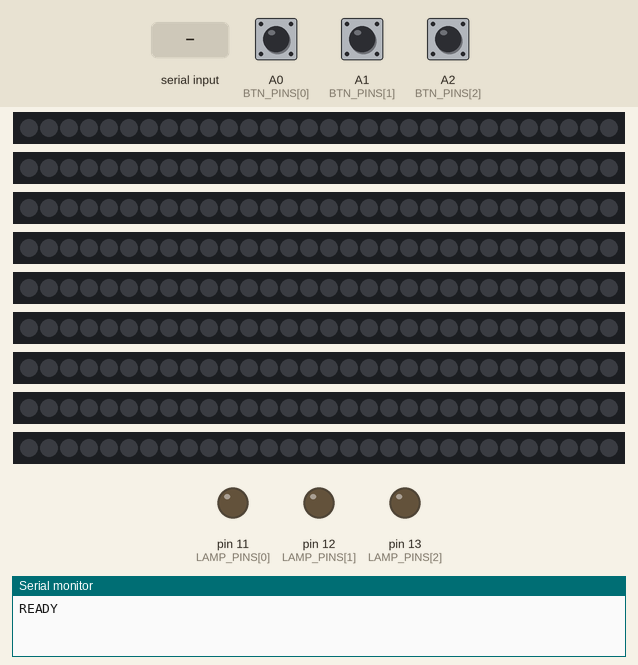
Recording of a program running on a simulated Arduino Uno, built with avr-gcc and run on an emulated ATmega328P. On the bench: 9 × 30 RGB LEDs in strip order, left to right, output pins drawn as LEDs (lit = HIGH), the last lines printed to the serial monitor. The inputs (shaded band) are chosen by the test bench; at power-on: A0 (BTN_PINS[0]) HIGH, A1 (BTN_PINS[1]) HIGH, A2 (BTN_PINS[2]) HIGH.

Above: at 1.8 s.
1.9 s: A0 (BTN_PINS[0]) pulled LOW for 0.15 s
At 2.6 s:
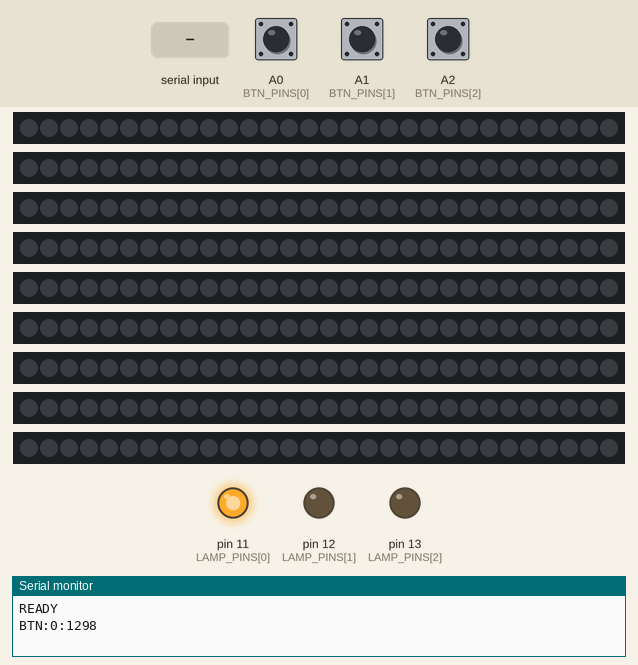
5.0 s: "ROUND2:START\n" received over Serial
At 6.2 s:
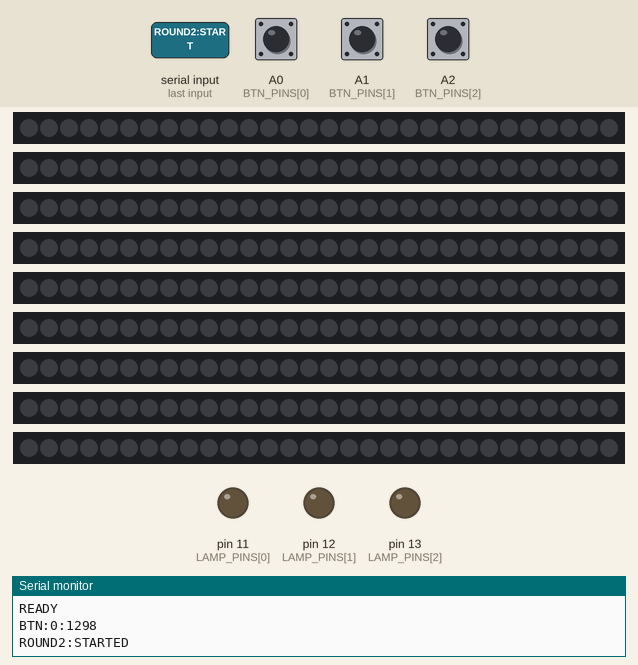
6.5 s: A1 (BTN_PINS[1]) pulled LOW for 0.15 s
At 7.3 s:
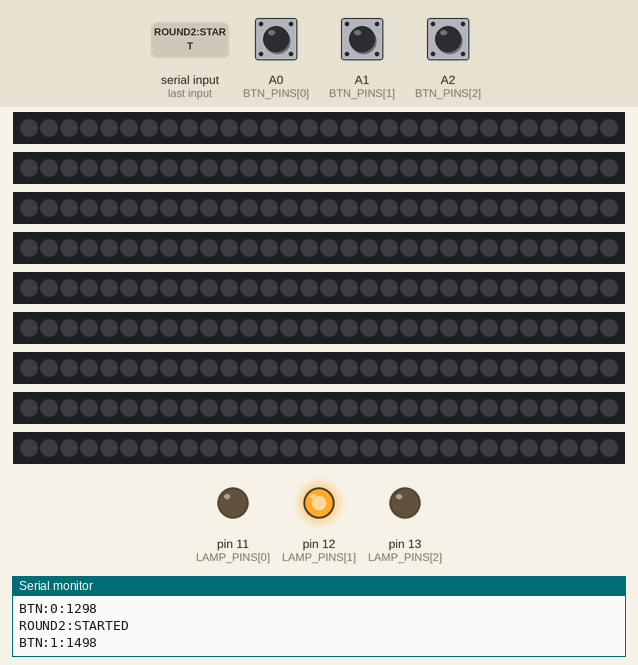
9.6 s: "ROUND2:STOP\n" received over Serial
At 10.9 s:
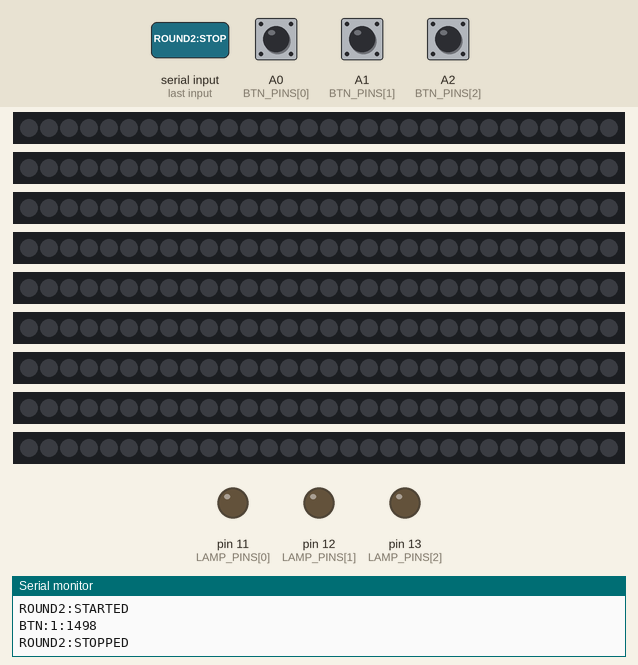
Timing chart, 0 to 12.6 s (numbered marks = the images above; inputs shaded):
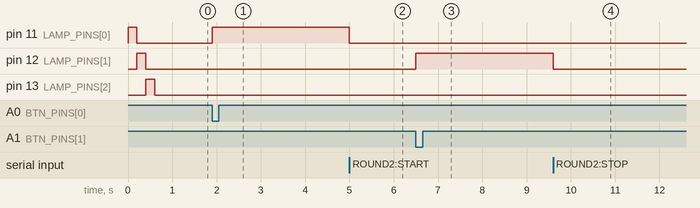

Measured:
- after the input at 1.9 s, pin 11 (LAMP_PINS[0]): LOW → HIGH at once
- after the input at 5.0 s, pin 11 (LAMP_PINS[0]): HIGH → LOW at once
- after the input at 6.5 s, pin 12 (LAMP_PINS[1]): LOW → HIGH at once
- after the input at 9.6 s, pin 12 (LAMP_PINS[1]): HIGH → LOW after 0.00 s instead of 1.9 s

The program:

main.cpp
```cpp
// ================================================================
//  1 z 9  —  ARDUINO UNO
//  9 tasm WS2812B (po 3 sektory) + 3 przyciski do rundy 2.
//  Komunikacja z ESP32 przez hardware Serial (D0/D1) - 115200 8N1.
//  UWAGA: uzywamy tego samego Serial co USB. Podczas flashowania
//  odlacz linie RX/TX od ESP32 (albo ich level shiftera).
//
//  Pinout:
//    LED DATA:  D2..D10  (panele 1..9)
//    Przyciski: A0, A1, A2 (runda 2 - 3 finalistow, styki)
//    Lampki:    D11, D12, D13 (podswietlenie przyciskow; masa wspolna /
//               katoda wspolna, HIGH = swieci). Pierwszy nacisniety w
//               rundzie 2 swieci 5 s, potem gasnie.
//    Serial:    D0 (RX) <- ESP32 TX (przez level shifter)
//               D1 (TX) -> ESP32 RX (przez level shifter)
//
//  Protokol (linie zakonczone '\n'):
//    ESP -> ARD:
//      PANEL:<id>:<sector|ALL>:<R>,<G>,<B>   ustaw kolor sektora
//      OFF:<id>:<sector|ALL>                 zgas
//      OFFALL                                zgas wszystko
//      BRIGHT:<0-255>                        globalna jasnosc
//      ROUND2:START / ROUND2:STOP            wl./wyl. rundy 2
//      PING                                  -> PONG
//    ARD -> ESP:
//      READY / PONG
//      ROUND2:STARTED / ROUND2:STOPPED
//      BTN:<id>:<ms_od_startu>               id = 0..2
// ================================================================

#include <Arduino.h>
#include <FastLED.h>

// -------- KONFIGURACJA --------
#define NUM_PANELS         9
#define SECTORS_PER_PANEL  3
#define LEDS_PER_SECTOR    10                             // <- dopasuj do tasmy
#define LEDS_PER_PANEL     (SECTORS_PER_PANEL * LEDS_PER_SECTOR)

#define NUM_BUTTONS        3
const uint8_t BTN_PINS[NUM_BUTTONS] = { A0, A1, A2 };

// Lampki przyciskow — masa wspolna (katoda), stan HIGH na pinie zapala lampke.
const uint8_t LAMP_PINS[NUM_BUTTONS] = { 11, 12, 13 };
const unsigned long LAMP_HOLD_MS = 5000;   // pierwszy nacisniety swieci 5 s

#define LINK       Serial
#define LINK_BAUD  115200

// -------- STAN --------
CRGB leds[NUM_PANELS][LEDS_PER_PANEL];
CRGB sectorColor[NUM_PANELS][SECTORS_PER_PANEL];
uint8_t brightness = 128;

bool round2Active = false;
unsigned long round2StartMs = 0;

bool btnLast[NUM_BUTTONS] = { false };
bool btnReported[NUM_BUTTONS] = { false };
unsigned long btnDebounceMs[NUM_BUTTONS] = { 0 };
const unsigned long DEBOUNCE = 25;

int firstBtn = -1;                 // kto byl pierwszy w tej rundzie (-1 = nikt)
bool lampActive = false;           // czy lampka pierwszego aktualnie swieci
unsigned long lampOnMs = 0;        // moment zapalenia lampki (millis)

void lampsAllOff();                // uzywane w handleCommand (definicja nizej)

String rxBuf;

// -------- LED --------
void refreshLeds() {
  for (int p = 0; p < NUM_PANELS; p++) {
    for (int s = 0; s < SECTORS_PER_PANEL; s++) {
      for (int l = 0; l < LEDS_PER_SECTOR; l++) {
        leds[p][s * LEDS_PER_SECTOR + l] = sectorColor[p][s];
      }
    }
  }
  FastLED.setBrightness(brightness);
  FastLED.show();
}

void setSector(int panel, int sector, CRGB c) {
  if (panel < 0 || panel >= NUM_PANELS) return;
  if (sector < 0 || sector >= SECTORS_PER_PANEL) return;
  sectorColor[panel][sector] = c;
}

// -------- PARSER KOMEND --------
void handlePanelCmd(const String& body) {
  int a = body.indexOf(':');
  int b = body.indexOf(':', a + 1);
  if (a < 0 || b < 0) return;
  int panel = body.substring(0, a).toInt();
  String sec = body.substring(a + 1, b);
  String rgb = body.substring(b + 1);
  int c1 = rgb.indexOf(',');
  int c2 = rgb.indexOf(',', c1 + 1);
  if (c1 < 0 || c2 < 0) return;
  int r  = rgb.substring(0, c1).toInt();
  int g  = rgb.substring(c1 + 1, c2).toInt();
  int bl = rgb.substring(c2 + 1).toInt();
  CRGB color(r, g, bl);
  if (sec == "ALL") {
    for (int s = 0; s < SECTORS_PER_PANEL; s++) setSector(panel, s, color);
  } else {
    setSector(panel, sec.toInt(), color);
  }
  refreshLeds();
}

void handleOffCmd(const String& body) {
  int a = body.indexOf(':');
  if (a < 0) return;
  int panel = body.substring(0, a).toInt();
  String sec = body.substring(a + 1);
  if (sec == "ALL") {
    for (int s = 0; s < SECTORS_PER_PANEL; s++) setSector(panel, s, CRGB::Black);
  } else {
    setSector(panel, sec.toInt(), CRGB::Black);
  }
  refreshLeds();
}

void handleCommand(String cmd) {
  cmd.trim();
  if (cmd.length() == 0) return;

  if (cmd.startsWith("PANEL:"))          handlePanelCmd(cmd.substring(6));
  else if (cmd.startsWith("OFF:"))       handleOffCmd(cmd.substring(4));
  else if (cmd == "OFFALL") {
    for (int p = 0; p < NUM_PANELS; p++)
      for (int s = 0; s < SECTORS_PER_PANEL; s++)
        setSector(p, s, CRGB::Black);
    refreshLeds();
  }
  else if (cmd.startsWith("BRIGHT:")) {
    brightness = (uint8_t) constrain(cmd.substring(7).toInt(), 0, 255);
    refreshLeds();
  }
  else if (cmd == "ROUND2:START") {
    round2Active = true;
    round2StartMs = millis();
    for (int i = 0; i < NUM_BUTTONS; i++) btnReported[i] = false;
    firstBtn = -1;
    lampsAllOff();
    LINK.println(F("ROUND2:STARTED"));
  }
  else if (cmd == "ROUND2:STOP") {
    round2Active = false;
    lampsAllOff();
    LINK.println(F("ROUND2:STOPPED"));
  }
  else if (cmd == "PING") LINK.println(F("PONG"));
}

void readLink() {
  while (LINK.available()) {
    char c = LINK.read();
    if (c == '\n' || c == '\r') {          // akceptuj LF, CR i CRLF
      if (rxBuf.length()) { handleCommand(rxBuf); rxBuf = ""; }
    } else if (rxBuf.length() < 96) {
      rxBuf += c;
    }
  }
}

// -------- LAMPKI PRZYCISKOW --------
void lampsAllOff() {
  for (int i = 0; i < NUM_BUTTONS; i++) digitalWrite(LAMP_PINS[i], LOW);
  lampActive = false;
}

// Gasi lampke pierwszego po uplywie LAMP_HOLD_MS i re-armuje na kolejne
// nacisniecie (bez resetu Arduino). Przycisk trzymany wcisniety nie odpali
// od razu ponownie — trzeba go puscic i nacisnac jeszcze raz.
void updateLamp() {
  if (lampActive && (millis() - lampOnMs) >= LAMP_HOLD_MS) {
    digitalWrite(LAMP_PINS[firstBtn], LOW);
    lampActive = false;
    firstBtn = -1;
    for (int i = 0; i < NUM_BUTTONS; i++) btnReported[i] = false;
  }
}

// -------- PRZYCISKI --------
void pollButtons() {
  if (!round2Active) return;
  unsigned long now = millis();
  for (int i = 0; i < NUM_BUTTONS; i++) {
    bool pressed = digitalRead(BTN_PINS[i]) == LOW;
    if (pressed != btnLast[i] && (now - btnDebounceMs[i]) > DEBOUNCE) {
      btnDebounceMs[i] = now;
      btnLast[i] = pressed;
      if (pressed && !btnReported[i]) {
        btnReported[i] = true;
        unsigned long dt = now - round2StartMs;
        LINK.print(F("BTN:"));
        LINK.print(i);
        LINK.print(':');
        LINK.println(dt);

        if (firstBtn < 0) {              // ten byl pierwszy w rundzie
          firstBtn = i;
          digitalWrite(LAMP_PINS[i], HIGH);
          lampActive = true;
          lampOnMs = now;
        }
      }
    }
  }
}

// -------- SETUP / LOOP --------
void setup() {
  LINK.begin(LINK_BAUD);

  // FastLED - kazdy panel na osobnym pinie (piny musza byc constexpr).
  FastLED.addLeds<WS2812B, 2,  GRB>(leds[0], LEDS_PER_PANEL);
  FastLED.addLeds<WS2812B, 3,  GRB>(leds[1], LEDS_PER_PANEL);
  FastLED.addLeds<WS2812B, 4,  GRB>(leds[2], LEDS_PER_PANEL);
  FastLED.addLeds<WS2812B, 5,  GRB>(leds[3], LEDS_PER_PANEL);
  FastLED.addLeds<WS2812B, 6,  GRB>(leds[4], LEDS_PER_PANEL);
  FastLED.addLeds<WS2812B, 7,  GRB>(leds[5], LEDS_PER_PANEL);
  FastLED.addLeds<WS2812B, 8,  GRB>(leds[6], LEDS_PER_PANEL);
  FastLED.addLeds<WS2812B, 9,  GRB>(leds[7], LEDS_PER_PANEL);
  FastLED.addLeds<WS2812B, 10, GRB>(leds[8], LEDS_PER_PANEL);

  for (int i = 0; i < NUM_BUTTONS; i++) {
    pinMode(BTN_PINS[i], INPUT_PULLUP);
    pinMode(LAMP_PINS[i], OUTPUT);
    digitalWrite(LAMP_PINS[i], LOW);
  }

  // Krotki test lampek przy starcie — mrugniecie 11 -> 12 -> 13.
  // Potwierdza okablowanie lampek bez ESP i bez rundy 2.
  for (int i = 0; i < NUM_BUTTONS; i++) {
    digitalWrite(LAMP_PINS[i], HIGH);
    delay(200);
    digitalWrite(LAMP_PINS[i], LOW);
  }

  // Przyciski aktywne od razu po starcie (bez czekania na ROUND2:START z ESP).
  // Przed runda 2 przyciski sa fizycznie schowane, wiec nie ma ryzyka.
  // ROUND2:START z ESP i tak zresetuje "pierwszego" na start prawdziwej rundy.
  round2Active = true;
  round2StartMs = millis();
  for (int p = 0; p < NUM_PANELS; p++)
    for (int s = 0; s < SECTORS_PER_PANEL; s++)
      sectorColor[p][s] = CRGB::Black;

  refreshLeds();
  LINK.println(F("READY"));
}

void loop() {
  readLink();
  pollButtons();
  updateLamp();
}
```
